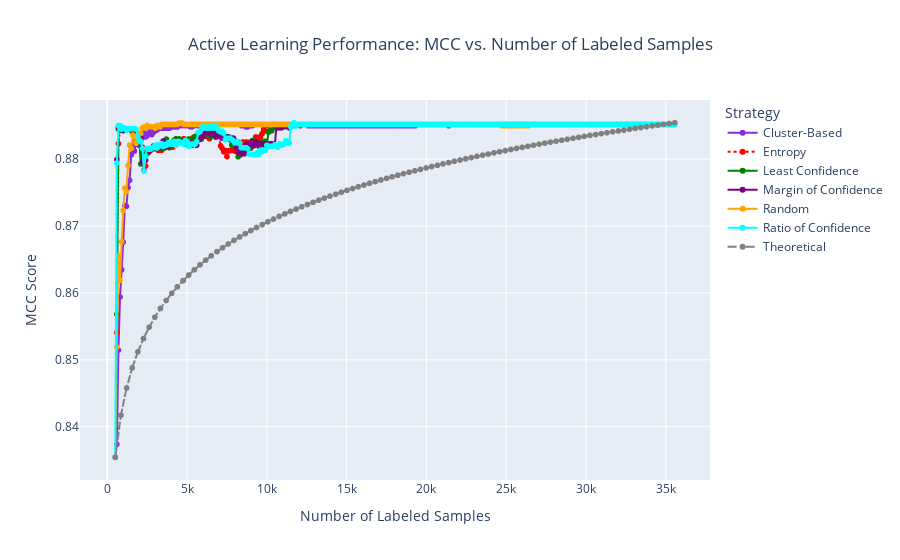
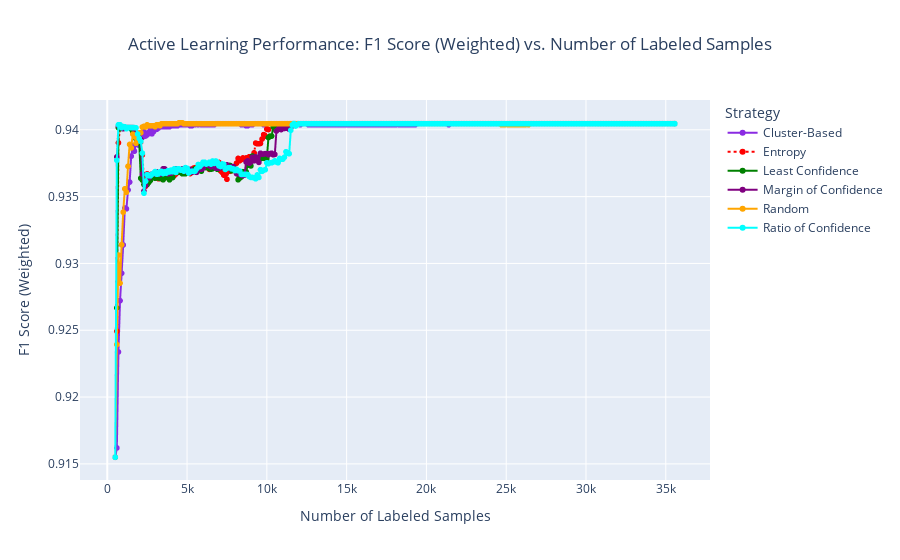

Notebook code cell kept with these figures, in order:
### Code cell
strategy_colors = {
    'Random': 'orange',
    'Least Confidence': 'green',
    'Margin of Confidence': 'purple',
    'Ratio of Confidence': 'cyan',
    'Entropy': 'red',
    'Cluster-Based': 'blueviolet',
    'Theoretical': 'gray'
}


strategy_dashes = {
    'Random': 'solid',
    'Least Confidence': 'solid',
    'Margin of Confidence': 'solid',
    'Ratio of Confidence': 'solid',
    'Entropy': 'dot',
    'Cluster-Based': 'solid',
    'Theoretical': 'dash'
}

sorted_strategies = sorted(plot_df['Strategy'].unique())

fig_mcc = px.line(
    plot_df,
    x="Number of Labeled Samples",
    y="MCC",
    color="Strategy",
    title="Active Learning Performance: MCC vs. Number of Labeled Samples",
    line_dash="Strategy",
    markers=True,
    color_discrete_map=strategy_colors,
    line_dash_map=strategy_dashes,
    category_orders={"Strategy": sorted_strategies},
    hover_data={
        "Strategy": True,
        "Number of Labeled Samples": ':.0f',
        "MCC": ':.4f',
        "Accuracy": ':.4f',
        "F1 Score (weighted)": ':.4f',
        # "Step": True
        }
)

fig_mcc.update_layout(
    xaxis_title="Number of Labeled Samples",
    yaxis_title="MCC Score",
    legend_title="Strategy",
    title_x=0.5,
    hovermode="x unified",
)

fig_mcc.show()

plot_df_strategies = plot_df[plot_df['Strategy'] != 'Theoretical']

fig_f1 = px.line(
    plot_df_strategies,
    x="Number of Labeled Samples",
    y="F1 Score (weighted)",
    color="Strategy",
    title="Active Learning Performance: F1 Score (Weighted) vs. Number of Labeled Samples",
    line_dash="Strategy",
    markers=True,
    color_discrete_map=strategy_colors,
    line_dash_map=strategy_dashes,
    category_orders={"Strategy": sorted_strategies},
    hover_data={
        "Strategy": True,
        "Number of Labeled Samples": ':.0f',
        "MCC": ':.4f',
        "Accuracy": ':.4f',
        "F1 Score (weighted)": ':.4f',
        "Step": True 
        }
)

fig_f1.update_layout(
    xaxis_title="Number of Labeled Samples",
    yaxis_title="F1 Score (Weighted)",
    legend_title="Strategy",
    title_x=0.5,
    hovermode="x unified", 
)

fig_f1.show()

### Figure 1 — Plotly figure (JSON) as saved in the notebook; plotly's stock layout.template omitted (floating-point values rounded to 4 significant figures; data arrays with more than 128 entries replaced by an {"elided": "..."} marker saying what was removed)
{"data": [{"customdata": {"elided": "354x3 mixed values"}, "hovertemplate": "Strategy=%{customdata[0]}<br>Number of Labeled Samples=%{x:.0f}<br>MCC=%{y:.4f}<br>Accuracy=%{customdata[1]:.4f}<br>F1 Score (weighted)=%{customdata[2]:.4f}<extra></extra>", "legendgroup": "Cluster-Based", "line": {"color": "blueviolet", "dash": "solid"}, "marker": {"symbol": "circle"}, "mode": "lines+markers", "name": "Cluster-Based", "showlegend": true, "type": "scattergl", "x": {"elided": "354 float values"}, "xaxis": "x", "y": {"elided": "354 float values"}, "yaxis": "y"}, {"customdata": {"elided": "354x3 mixed values"}, "hovertemplate": "Strategy=%{customdata[0]}<br>Number of Labeled Samples=%{x:.0f}<br>MCC=%{y:.4f}<br>Accuracy=%{customdata[1]:.4f}<br>F1 Score (weighted)=%{customdata[2]:.4f}<extra></extra>", "legendgroup": "Entropy", "line": {"color": "red", "dash": "dot"}, "marker": {"symbol": "circle"}, "mode": "lines+markers", "name": "Entropy", "showlegend": true, "type": "scattergl", "x": {"elided": "354 float values"}, "xaxis": "x", "y": {"elided": "354 float values"}, "yaxis": "y"}, {"customdata": {"elided": "354x3 mixed values"}, "hovertemplate": "Strategy=%{customdata[0]}<br>Number of Labeled Samples=%{x:.0f}<br>MCC=%{y:.4f}<br>Accuracy=%{customdata[1]:.4f}<br>F1 Score (weighted)=%{customdata[2]:.4f}<extra></extra>", "legendgroup": "Least Confidence", "line": {"color": "green", "dash": "solid"}, "marker": {"symbol": "circle"}, "mode": "lines+markers", "name": "Least Confidence", "showlegend": true, "type": "scattergl", "x": {"elided": "354 float values"}, "xaxis": "x", "y": {"elided": "354 float values"}, "yaxis": "y"}, {"customdata": {"elided": "354x3 mixed values"}, "hovertemplate": "Strategy=%{customdata[0]}<br>Number of Labeled Samples=%{x:.0f}<br>MCC=%{y:.4f}<br>Accuracy=%{customdata[1]:.4f}<br>F1 Score (weighted)=%{customdata[2]:.4f}<extra></extra>", "legendgroup": "Margin of Confidence", "line": {"color": "purple", "dash": "solid"}, "marker": {"symbol": "circle"}, "mode": "lines+markers", "name": "Margin of Confidence", "showlegend": true, "type": "scattergl", "x": {"elided": "354 float values"}, "xaxis": "x", "y": {"elided": "354 float values"}, "yaxis": "y"}, {"customdata": {"elided": "354x3 mixed values"}, "hovertemplate": "Strategy=%{customdata[0]}<br>Number of Labeled Samples=%{x:.0f}<br>MCC=%{y:.4f}<br>Accuracy=%{customdata[1]:.4f}<br>F1 Score (weighted)=%{customdata[2]:.4f}<extra></extra>", "legendgroup": "Random", "line": {"color": "orange", "dash": "solid"}, "marker": {"symbol": "circle"}, "mode": "lines+markers", "name": "Random", "showlegend": true, "type": "scattergl", "x": {"elided": "354 float values"}, "xaxis": "x", "y": {"elided": "354 float values"}, "yaxis": "y"}, {"customdata": {"elided": "354x3 mixed values"}, "hovertemplate": "Strategy=%{customdata[0]}<br>Number of Labeled Samples=%{x:.0f}<br>MCC=%{y:.4f}<br>Accuracy=%{customdata[1]:.4f}<br>F1 Score (weighted)=%{customdata[2]:.4f}<extra></extra>", "legendgroup": "Ratio of Confidence", "line": {"color": "cyan", "dash": "solid"}, "marker": {"symbol": "circle"}, "mode": "lines+markers", "name": "Ratio of Confidence", "showlegend": true, "type": "scattergl", "x": {"elided": "354 float values"}, "xaxis": "x", "y": {"elided": "354 float values"}, "yaxis": "y"}, {"customdata": {"elided": "100x3 str values"}, "hovertemplate": "Strategy=%{customdata[0]}<br>Number of Labeled Samples=%{x:.0f}<br>MCC=%{y:.4f}<br>Accuracy=%{customdata[1]:.4f}<br>F1 Score (weighted)=%{customdata[2]:.4f}<extra></extra>", "legendgroup": "Theoretical", "line": {"color": "gray", "dash": "dash"}, "marker": {"symbol": "circle"}, "mode": "lines+markers", "name": "Theoretical", "showlegend": true, "type": "scattergl", "x": [500.0, 854.2, 1208.0, 1562.0, 1917.0, 2271.0, 2625.0, 2979.0, 3333.0, 3687.0, 4042.0, 4396.0, 4750.0, 5104.0, 5458.0, 5812.0, 6167.0, 6521.0, 6875.0, 7229.0, 7583.0, 7937.0, 8292.0, 8646.0, 9000.0, 9354.0, 9708.0, 10060.0, 10420.0, 10770.0, 11120.0, 11480.0, 11830.0, 12190.0, 12540.0, 12900.0, 13250.0, 13600.0, 13960.0, 14310.0, 14670.0, 15020.0, 15370.0, 15730.0, 16080.0, 16440.0, 16790.0, 17150.0, 17500.0, 17850.0, 18210.0, 18560.0, 18920.0, 19270.0, 19620.0, 19980.0, 20330.0, 20690.0, 21040.0, 21400.0, 21750.0, 22100.0, 22460.0, 22810.0, 23170.0, 23520.0, 23870.0, 24230.0, 24580.0, 24940.0, 25290.0, 25650.0, 26000.0, 26350.0, 26710.0, 27060.0, 27420.0, 27770.0, 28120.0, 28480.0, 28830.0, 29190.0, 29540.0, 29900.0, 30250.0, 30600.0, 30960.0, 31310.0, 31670.0, 32020.0, 32370.0, 32730.0, 33080.0, 33440.0, 33790.0, 34150.0, 34500.0, 34850.0, 35210.0, 35560.0], "xaxis": "x", "y": [0.8354, 0.8417, 0.8458, 0.8488, 0.8512, 0.8532, 0.8549, 0.8564, 0.8577, 0.8589, 0.8599, 0.8609, 0.8618, 0.8627, 0.8635, 0.8642, 0.8649, 0.8655, 0.8662, 0.8668, 0.8673, 0.8679, 0.8684, 0.8689, 0.8693, 0.8698, 0.8702, 0.8706, 0.871, 0.8714, 0.8718, 0.8722, 0.8725, 0.8729, 0.8732, 0.8735, 0.8739, 0.8742, 0.8745, 0.8748, 0.8751, 0.8753, 0.8756, 0.8759, 0.8761, 0.8764, 0.8766, 0.8769, 0.8771, 0.8774, 0.8776, 0.8778, 0.878, 0.8783, 0.8785, 0.8787, 0.8789, 0.8791, 0.8793, 0.8795, 0.8797, 0.8799, 0.88, 0.8802, 0.8804, 0.8806, 0.8808, 0.8809, 0.8811, 0.8813, 0.8814, 0.8816, 0.8818, 0.8819, 0.8821, 0.8822, 0.8824, 0.8825, 0.8827, 0.8828, 0.883, 0.8831, 0.8833, 0.8834, 0.8835, 0.8837, 0.8838, 0.8839, 0.8841, 0.8842, 0.8843, 0.8845, 0.8846, 0.8847, 0.8848, 0.885, 0.8851, 0.8852, 0.8853, 0.8854], "yaxis": "y"}], "layout": {"hovermode": "x unified", "legend": {"title": {"text": "Strategy"}, "tracegroupgap": 0}, "title": {"text": "Active Learning Performance: MCC vs. Number of Labeled Samples", "x": 0.5}, "xaxis": {"anchor": "y", "domain": [0, 1], "title": {"text": "Number of Labeled Samples"}}, "yaxis": {"anchor": "x", "domain": [0, 1], "title": {"text": "MCC Score"}}}}

### Figure 2 — Plotly figure (JSON) as saved in the notebook; plotly's stock layout.template omitted (floating-point values rounded to 4 significant figures; data arrays with more than 128 entries replaced by an {"elided": "..."} marker saying what was removed)
{"data": [{"customdata": {"elided": "354x4 mixed values"}, "hovertemplate": "Strategy=%{customdata[0]}<br>Number of Labeled Samples=%{x:.0f}<br>F1 Score (weighted)=%{y:.4f}<br>MCC=%{customdata[1]:.4f}<br>Accuracy=%{customdata[2]:.4f}<br>Step=%{customdata[3]}<extra></extra>", "legendgroup": "Cluster-Based", "line": {"color": "blueviolet", "dash": "solid"}, "marker": {"symbol": "circle"}, "mode": "lines+markers", "name": "Cluster-Based", "showlegend": true, "type": "scattergl", "x": {"elided": "354 float values"}, "xaxis": "x", "y": {"elided": "354 float values"}, "yaxis": "y"}, {"customdata": {"elided": "354x4 mixed values"}, "hovertemplate": "Strategy=%{customdata[0]}<br>Number of Labeled Samples=%{x:.0f}<br>F1 Score (weighted)=%{y:.4f}<br>MCC=%{customdata[1]:.4f}<br>Accuracy=%{customdata[2]:.4f}<br>Step=%{customdata[3]}<extra></extra>", "legendgroup": "Entropy", "line": {"color": "red", "dash": "dot"}, "marker": {"symbol": "circle"}, "mode": "lines+markers", "name": "Entropy", "showlegend": true, "type": "scattergl", "x": {"elided": "354 float values"}, "xaxis": "x", "y": {"elided": "354 float values"}, "yaxis": "y"}, {"customdata": {"elided": "354x4 mixed values"}, "hovertemplate": "Strategy=%{customdata[0]}<br>Number of Labeled Samples=%{x:.0f}<br>F1 Score (weighted)=%{y:.4f}<br>MCC=%{customdata[1]:.4f}<br>Accuracy=%{customdata[2]:.4f}<br>Step=%{customdata[3]}<extra></extra>", "legendgroup": "Least Confidence", "line": {"color": "green", "dash": "solid"}, "marker": {"symbol": "circle"}, "mode": "lines+markers", "name": "Least Confidence", "showlegend": true, "type": "scattergl", "x": {"elided": "354 float values"}, "xaxis": "x", "y": {"elided": "354 float values"}, "yaxis": "y"}, {"customdata": {"elided": "354x4 mixed values"}, "hovertemplate": "Strategy=%{customdata[0]}<br>Number of Labeled Samples=%{x:.0f}<br>F1 Score (weighted)=%{y:.4f}<br>MCC=%{customdata[1]:.4f}<br>Accuracy=%{customdata[2]:.4f}<br>Step=%{customdata[3]}<extra></extra>", "legendgroup": "Margin of Confidence", "line": {"color": "purple", "dash": "solid"}, "marker": {"symbol": "circle"}, "mode": "lines+markers", "name": "Margin of Confidence", "showlegend": true, "type": "scattergl", "x": {"elided": "354 float values"}, "xaxis": "x", "y": {"elided": "354 float values"}, "yaxis": "y"}, {"customdata": {"elided": "354x4 mixed values"}, "hovertemplate": "Strategy=%{customdata[0]}<br>Number of Labeled Samples=%{x:.0f}<br>F1 Score (weighted)=%{y:.4f}<br>MCC=%{customdata[1]:.4f}<br>Accuracy=%{customdata[2]:.4f}<br>Step=%{customdata[3]}<extra></extra>", "legendgroup": "Random", "line": {"color": "orange", "dash": "solid"}, "marker": {"symbol": "circle"}, "mode": "lines+markers", "name": "Random", "showlegend": true, "type": "scattergl", "x": {"elided": "354 float values"}, "xaxis": "x", "y": {"elided": "354 float values"}, "yaxis": "y"}, {"customdata": {"elided": "354x4 mixed values"}, "hovertemplate": "Strategy=%{customdata[0]}<br>Number of Labeled Samples=%{x:.0f}<br>F1 Score (weighted)=%{y:.4f}<br>MCC=%{customdata[1]:.4f}<br>Accuracy=%{customdata[2]:.4f}<br>Step=%{customdata[3]}<extra></extra>", "legendgroup": "Ratio of Confidence", "line": {"color": "cyan", "dash": "solid"}, "marker": {"symbol": "circle"}, "mode": "lines+markers", "name": "Ratio of Confidence", "showlegend": true, "type": "scattergl", "x": {"elided": "354 float values"}, "xaxis": "x", "y": {"elided": "354 float values"}, "yaxis": "y"}], "layout": {"hovermode": "x unified", "legend": {"title": {"text": "Strategy"}, "tracegroupgap": 0}, "title": {"text": "Active Learning Performance: F1 Score (Weighted) vs. Number of Labeled Samples", "x": 0.5}, "xaxis": {"anchor": "y", "domain": [0, 1], "title": {"text": "Number of Labeled Samples"}}, "yaxis": {"anchor": "x", "domain": [0, 1], "title": {"text": "F1 Score (Weighted)"}}}}
